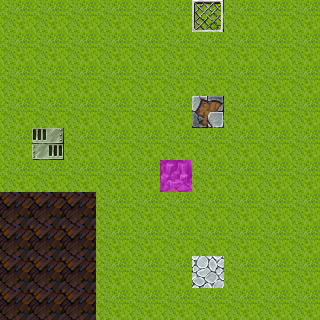

Below is a game level as drawn by its tile map, then a one-line description and the .tmx that defines it (tile-layer data replaced by summaries):
An orthogonal 10x10 tile map with 32x32 px tiles, 4 tile layers (Ground, Objects, Above, Walkable), 40 tilesets and 12 objects (4x spawn, 3x key, 2x mapchange, sign, rest, ...).

<map version="1.0" orientation="orthogonal" width="10" height="10" tilewidth="32" tileheight="32">
 <tileset firstgid="1" name="map_bed_1" tilewidth="32" tileheight="32">
  <image source="../drawable/map_bed_1.png" width="512" height="256" />
 </tileset>
 <tileset firstgid="129" name="map_border_1" tilewidth="32" tileheight="32">
  <image source="../drawable/map_border_1.png" width="512" height="256" />
 </tileset>
 <tileset firstgid="257" name="map_bridge_1" tilewidth="32" tileheight="32">
  <image source="../drawable/map_bridge_1.png" width="512" height="256" />
 </tileset>
 <tileset firstgid="385" name="map_broken_1" tilewidth="32" tileheight="32">
  <image source="../drawable/map_broken_1.png" width="512" height="256" />
 </tileset>
 <tileset firstgid="513" name="map_cavewall_1" tilewidth="32" tileheight="32">
  <image source="../drawable/map_cavewall_1.png" width="576" height="192" />
 </tileset>
 <tileset firstgid="621" name="map_cavewall_2" tilewidth="32" tileheight="32">
  <image source="../drawable/map_cavewall_2.png" width="576" height="192" />
 </tileset>
 <tileset firstgid="729" name="map_cavewall_3" tilewidth="32" tileheight="32">
  <image source="../drawable/map_cavewall_3.png" width="576" height="192" />
 </tileset>
 <tileset firstgid="837" name="map_chair_table_1" tilewidth="32" tileheight="32">
  <image source="../drawable/map_chair_table_1.png" width="512" height="256" />
 </tileset>
 <tileset firstgid="965" name="map_crate_1" tilewidth="32" tileheight="32">
  <image source="../drawable/map_crate_1.png" width="512" height="256" />
 </tileset>
 <tileset firstgid="1093" name="map_cupboard_1" tilewidth="32" tileheight="32">
  <image source="../drawable/map_cupboard_1.png" width="512" height="256" />
 </tileset>
 <tileset firstgid="1221" name="map_curtain_1" tilewidth="32" tileheight="32">
  <image source="../drawable/map_curtain_1.png" width="512" height="256" />
 </tileset>
 <tileset firstgid="1349" name="map_entrance_1" tilewidth="32" tileheight="32">
  <image source="../drawable/map_entrance_1.png" width="512" height="256" />
 </tileset>
 <tileset firstgid="1477" name="map_fence_1" tilewidth="32" tileheight="32">
  <image source="../drawable/map_fence_1.png" width="512" height="256" />
 </tileset>
 <tileset firstgid="1605" name="map_fence_2" tilewidth="32" tileheight="32">
  <image source="../drawable/map_fence_2.png" width="512" height="256" />
 </tileset>
 <tileset firstgid="1733" name="map_ground_1" tilewidth="32" tileheight="32">
  <image source="../drawable/map_ground_1.png" width="512" height="256" />
 </tileset>
 <tileset firstgid="1861" name="map_ground_2" tilewidth="32" tileheight="32">
  <image source="../drawable/map_ground_2.png" width="512" height="256" />
 </tileset>
 <tileset firstgid="1989" name="map_ground_3" tilewidth="32" tileheight="32">
  <image source="../drawable/map_ground_3.png" width="512" height="256" />
 </tileset>
 <tileset firstgid="2117" name="map_ground_4" tilewidth="32" tileheight="32">
  <image source="../drawable/map_ground_4.png" width="512" height="256" />
 </tileset>
 <tileset firstgid="2245" name="map_ground_5" tilewidth="32" tileheight="32">
  <image source="../drawable/map_ground_5.png" width="512" height="256" />
 </tileset>
 <tileset firstgid="2373" name="map_ground_6" tilewidth="32" tileheight="32">
  <image source="../drawable/map_ground_6.png" width="512" height="256" />
 </tileset>
 <tileset firstgid="2501" name="map_ground_7" tilewidth="32" tileheight="32">
  <image source="../drawable/map_ground_7.png" width="512" height="256" />
 </tileset>
 <tileset firstgid="2629" name="map_ground_8" tilewidth="32" tileheight="32">
  <image source="../drawable/map_ground_8.png" width="512" height="256" />
 </tileset>
 <tileset firstgid="2757" name="map_indoor_1" tilewidth="32" tileheight="32">
  <image source="../drawable/map_indoor_1.png" width="512" height="256" />
 </tileset>
 <tileset firstgid="2885" name="map_kitchen_1" tilewidth="32" tileheight="32">
  <image source="../drawable/map_kitchen_1.png" width="512" height="256" />
 </tileset>
 <tileset firstgid="3013" name="map_outdoor_1" tilewidth="32" tileheight="32">
  <image source="../drawable/map_outdoor_1.png" width="512" height="256" />
 </tileset>
 <tileset firstgid="3141" name="map_pillar_1" tilewidth="32" tileheight="32">
  <image source="../drawable/map_pillar_1.png" width="512" height="256" />
 </tileset>
 <tileset firstgid="3269" name="map_plant_1" tilewidth="32" tileheight="32">
  <image source="../drawable/map_plant_1.png" width="512" height="256" />
 </tileset>
 <tileset firstgid="3397" name="map_rock_1" tilewidth="32" tileheight="32">
  <image source="../drawable/map_rock_1.png" width="512" height="256" />
 </tileset>
 <tileset firstgid="3525" name="map_roof_1" tilewidth="32" tileheight="32">
  <image source="../drawable/map_roof_1.png" width="512" height="256" />
 </tileset>
 <tileset firstgid="3653" name="map_roof_2" tilewidth="32" tileheight="32">
  <image source="../drawable/map_roof_2.png" width="512" height="256" />
 </tileset>
 <tileset firstgid="3781" name="map_shop_1" tilewidth="32" tileheight="32">
  <image source="../drawable/map_shop_1.png" width="512" height="256" />
 </tileset>
 <tileset firstgid="3909" name="map_sign_ladder_1" tilewidth="32" tileheight="32">
  <image source="../drawable/map_sign_ladder_1.png" width="512" height="256" />
 </tileset>
 <tileset firstgid="4037" name="map_table_1" tilewidth="32" tileheight="32">
  <image source="../drawable/map_table_1.png" width="512" height="256" />
 </tileset>
 <tileset firstgid="4165" name="map_trail_1" tilewidth="32" tileheight="32">
  <image source="../drawable/map_trail_1.png" width="512" height="256" />
 </tileset>
 <tileset firstgid="4293" name="map_tree_1" tilewidth="32" tileheight="32">
  <image source="../drawable/map_tree_1.png" width="512" height="256" />
 </tileset>
 <tileset firstgid="4421" name="map_wall_1" tilewidth="32" tileheight="32">
  <image source="../drawable/map_wall_1.png" width="512" height="256" />
 </tileset>
 <tileset firstgid="4549" name="map_wall_2" tilewidth="32" tileheight="32">
  <image source="../drawable/map_wall_2.png" width="480" height="256" />
 </tileset>
 <tileset firstgid="4669" name="map_wall_3" tilewidth="32" tileheight="32">
  <image source="../drawable/map_wall_3.png" width="480" height="256" />
 </tileset>
 <tileset firstgid="4789" name="map_window_1" tilewidth="32" tileheight="32">
  <image source="../drawable/map_window_1.png" width="512" height="256" />
 </tileset>
 <tileset firstgid="4917" name="map_window_2" tilewidth="32" tileheight="32">
  <image source="../drawable/map_window_2.png" width="512" height="256" />
 </tileset>
 <layer name="Ground" width="10" height="10">
  <data>[100 cells, 100 non-empty, 4 distinct tile ids]</data>
 </layer>
 <layer name="Objects" width="10" height="10">
  <data>[100 cells, 3 non-empty, 3 distinct tile ids]</data>
 </layer>
 <layer name="Above" width="10" height="10">
  <data>[100 cells, 0 non-empty, 0 distinct tile ids]</data>
 </layer>
 <layer name="Walkable" width="10" height="10">
  <data>[100 cells, 1 non-empty, 1 distinct tile ids]</data>
 </layer>
 <objectgroup name="Object Layer 1">
  <object name="debugsign" type="sign" x="192" y="96" width="32" height="32" />
  <object name="start" type="rest" x="96" y="64" width="32" height="32" />
  <object name="Unopenable key area" type="key" x="32" y="128" width="32" height="32">
   <properties>
    <property name="phrase" value="debugrequireskey" />
    <property name="requireId" value="no_quest" />
    <property name="requireType" value="questProgress" />
    <property name="requireValue" value="10" />
   </properties>
  </object>
  </objectgroup>
 <objectgroup name="Spawn">
  <!-- 4 objects omitted --></objectgroup>
</map>
<!-- 9 of 12 objects omitted -->
